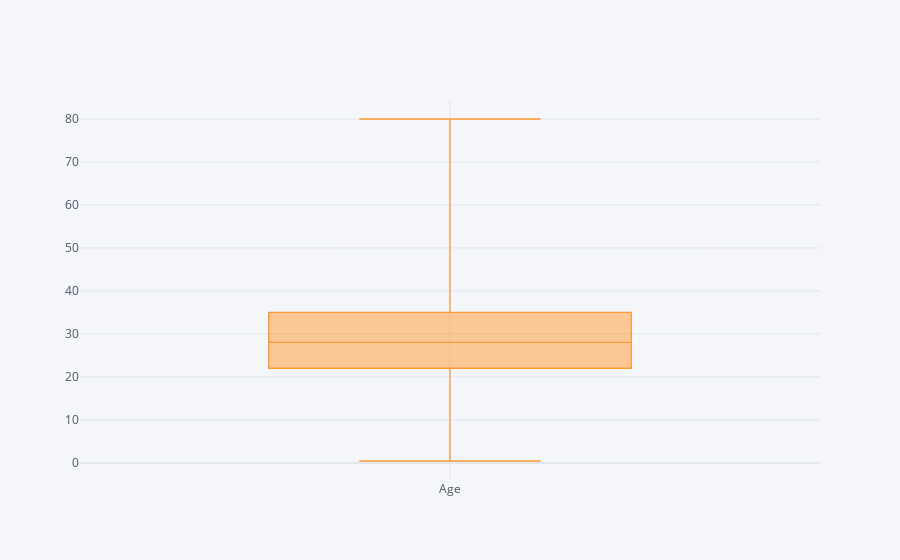

Source (notebook cell):
### Code cell
df['Age'].iplot(kind='box')

### Figure 1 — Plotly figure (JSON) as saved in the notebook; plotly's stock layout.template omitted (floating-point values rounded to 4 significant figures; data arrays with more than 128 entries replaced by an {"elided": "..."} marker saying what was removed)
{"data": [{"boxpoints": false, "line": {"width": 1.3}, "marker": {"color": "rgba(255, 153, 51, 1.0)"}, "name": "Age", "orientation": "v", "type": "box", "y": {"elided": "891 float values"}}], "layout": {"legend": {"bgcolor": "#F5F6F9", "font": {"color": "#4D5663"}}, "paper_bgcolor": "#F5F6F9", "plot_bgcolor": "#F5F6F9", "title": {"font": {"color": "#4D5663"}}, "xaxis": {"gridcolor": "#E1E5ED", "showgrid": true, "tickfont": {"color": "#4D5663"}, "title": {"font": {"color": "#4D5663"}, "text": ""}, "zerolinecolor": "#E1E5ED"}, "yaxis": {"gridcolor": "#E1E5ED", "showgrid": true, "tickfont": {"color": "#4D5663"}, "title": {"font": {"color": "#4D5663"}, "text": ""}, "zerolinecolor": "#E1E5ED"}}}
